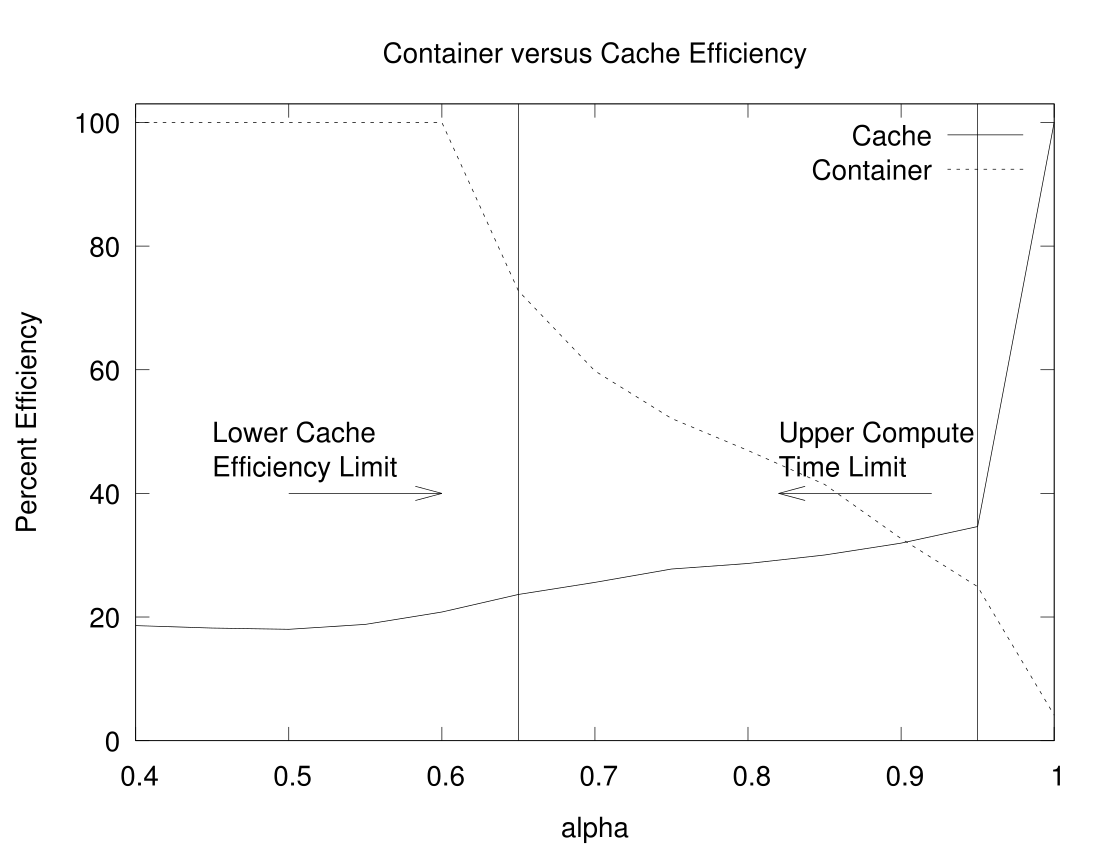

Here is the gnuplot script that generated this plot:
load "common.plt"
set output ARG2

set title "Container versus Cache Efficiency"
set ylabel "Percent Efficiency"
set yrange [:103]
set xrange [0.4:]

set label "Lower Cache\nEfficiency Limit" at 0.45,50
set arrow from 0.65,0 to 0.65,103 nohead
set arrow from 0.5,40 to 0.6,40

set arrow from 0.95,0 to 0.95,103 nohead
set label "Upper Compute\nTime Limit" at 0.82,50
set arrow from 0.92,40 to 0.82,40

plot ARG1 using "alpha":(column("usize")/column("size")*100) with lines title 'Cache', \
     ARG1 using "alpha":(column("efficiency")*100) with lines title 'Container'
